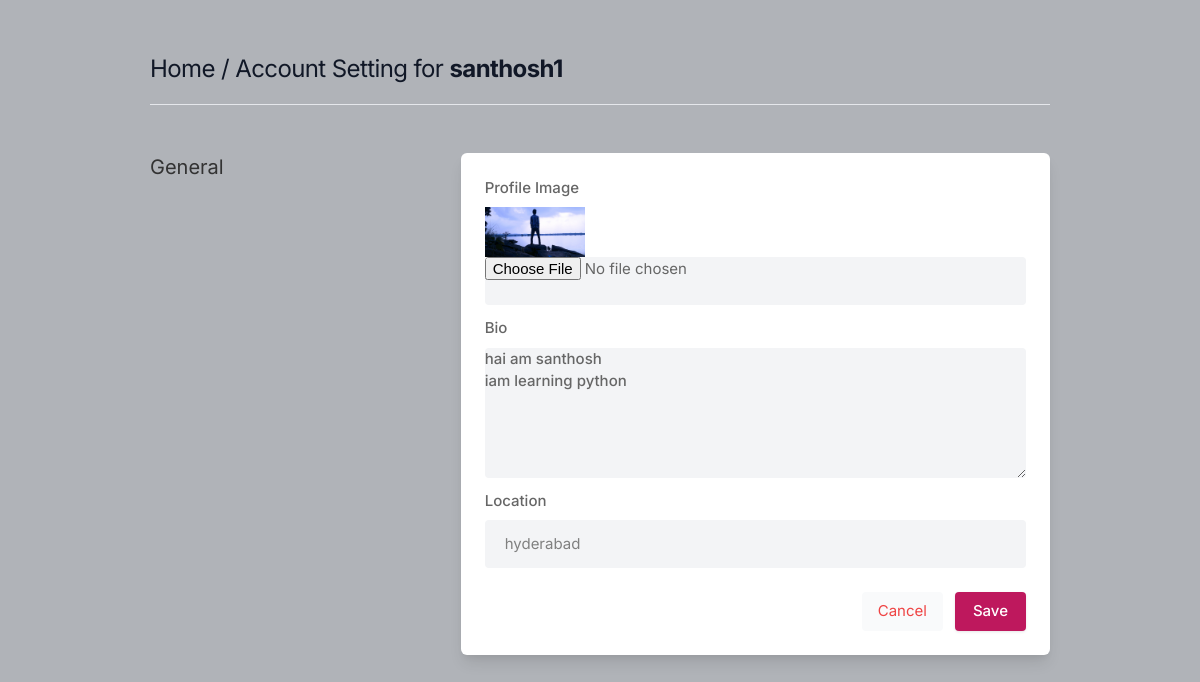
Screenshot of /settings (signed in) with the database file from the repository.
### chat_app/models.py (models this page shows, shortened)
class Profile(models.Model):
    user = models.ForeignKey(User, on_delete=models.CASCADE)
    id_user = models.IntegerField()
    bio = models.TextField(blank=True)
    profileimg = models.ImageField(upload_to='profile_images', default='blank-profile-picture.png')
    location = models.CharField(max_length=100, blank=True)

### chat_app/views.py (the view, shortened to what this page needs)
# urls.py: path('settings', views.settings, name='settings'),
@login_required(login_url='signin')
def settings(request):
    user_profile = Profile.objects.get(user=request.user)
    return render(request, 'setting.html', {'user_profile': user_profile})

### templates/setting.html (shortened to what this page needs)
{% load static %}
<!DOCTYPE html>
<html lang="en">
<head>
    <link rel="stylesheet" href="{% static 'assets/css/icons.css' %}">
    <link rel="stylesheet" href="{% static 'assets/css/uikit.css' %}">
    <link rel="stylesheet" href="{% static 'assets/css/style.css' %}">
    <link rel="stylesheet" href="{% static 'assets/css/tailwind.css' %}">
</head>
<body>
            <div class="container m-auto">
                <h1 class="text-2xl leading-none text-gray-900 tracking-tight mt-3"><a href="/">Home</a> / Account Setting for <b>{{user.username}}</b> </h1>
                <br>
                <hr>
                <div class="grid lg:grid-cols-3 mt-12 gap-8">
                    <div>
                        <h3 class="text-xl mb-2"> General</h3>
                    </div>
                    <div class="bg-white rounded-md lg:shadow-lg shadow col-span-2">
                    <form action="" method="POST" enctype="multipart/form-data">
                       <div class="grid grid-cols-2 gap-3 lg:p-6 p-4">
                            <div class="col-span-2">
                                <label for=""> Profile Image</label>
                                <img width="100" height="100" src="{{user_profile.profileimg.url}}" />
                                <input type="file" name="image" value="" class="shadow-none bg-gray-100">
                            </div>
                            <div class="col-span-2">
                                <label for="about">Bio</label>
                                <textarea id="about" name="bio" rows="3"  class="shadow-none bg-gray-100">{{user_profile.bio}}</textarea>
                            </div>
                            <div class="col-span-2">
                                <label for=""> Location</label>
                                <input type="text" name="location" value="{{user_profile.location}}" class="shadow-none bg-gray-100">
                            </div>
                       </div>
                       <div class="bg-gray-10 p-6 pt-0 flex justify-end space-x-3">
                           <button class="p-2 px-4 rounded bg-gray-50 text-red-500"> <a href="/">Cancel</a> </button>
                           <button type="submit" class="button bg-blue-700"> Save </button>
                       </div>
                    </form>
                    </div>
                    </div>
                    <br>
                </div>
</body>
</html>

### static/assets/css/style.css (style rules this page uses)
body { background-color: #B0B3B8!important; }
button { vertical-align: middle; }
span.button, button.button { background-color: #be185d; top: 0; color: #fff; position: relative; padding: 8px 18px; line-height: 22px; position: relative; font-weight: 500; font-size: 15px; display: inline-block; -webkit-transition: all 0.2s ease-in-out; transition: all 0.2s ease-in-out; cursor: pointer; overflow: hidden; border: none; border-radius: 4px; -webkit-box-shadow: 0 1px 3px rgba(0, 0, 0, 0.1); box-shadow: 0 1px 3px rgba(0, 0, 0, 0.1); }
input { height: 48px; line-height: 48px; padding: 0 20px; outline: none; font-size: 15px; color: #808080; max-width: 100%; width: 100%; -webkit-box-sizing: border-box; box-sizing: border-box; display: block; font-weight: 400; opacity: 1; border-radius: 4px; border: none; -webkit-box-shadow: 0 1px 4px 0px rgba(0, 0, 0, 0.12); box-shadow: 0 1px 4px 0px rgba(0, 0, 0, 0.12); }
input[type="text"], input[type="password"], input[type="email"], input[type="number"] { height: 48px; line-height: 48px; padding: 0 20px; outline: none; font-size: 15px; color: #808080; max-width: 100%; width: 100%; -webkit-box-sizing: border-box; box-sizing: border-box; display: block; font-weight: 400; opacity: 1; border-radius: 4px; border: none; -webkit-box-shadow: 0 1px 4px 0px rgba(0, 0, 0, 0.12); box-shadow: 0 1px 4px 0px rgba(0, 0, 0, 0.12); }
textarea { height: 48px; line-height: 48px; padding: 0 20px; outline: none; font-size: 15px; color: #808080; margin: 0 0 16px 0; max-width: 100%; width: 100%; -webkit-box-sizing: border-box; box-sizing: border-box; display: block; background-color: #fff; font-weight: 500; opacity: 1; border-radius: 4px; border: none; -webkit-box-shadow: 0 1px 4px 0px rgba(0, 0, 0, 0.12); box-shadow: 0 1px 4px 0px rgba(0, 0, 0, 0.12); }
input { -webkit-transition: all 0.1s ease-in-out; transition: all 0.1s ease-in-out; }
::placeholder { color: #808080; opacity: 1; }
textarea { height: auto; line-height: 27px; padding: 20px; min-height: 130px; -webkit-transition: none !important; transition: none !important; min-width: 100%; }
label, legend { display: block; font-weight: bold; font-size: 15px; font-weight: 500; margin-bottom: 8px; }
button { border: none; margin: 0; padding: 0; width: auto; overflow: visible; background: transparent; color: inherit; font: inherit; line-height: normal; cursor: pointer; }
a { color: #be185d; -webkit-transition: 0.3s; transition: 0.3s; outline: none !important; }
button { outline: none !important; }
img { max-width: 100%; }
body { color: #666; font-size: 15px; line-height: 27px; background-color: #f0f2f5; font-family: "Inter", sans-serif; text-transform: none; }
h1, h2, h3, h4, h5, h6 { font-family: "Inter", sans-serif; text-transform: none; }
input[type="text"], input[type="password"], input[type="email"] { font-family: "Inter", sans-serif; text-transform: none; }
textarea, select { font-family: "Inter", sans-serif; text-transform: none; }
button, body .pac-container { font-family: "Inter", sans-serif; text-transform: none; }
h1, h2, h3, h4, h5, h6 { color: #333; font-weight: 500; margin: 0; padding: 0; }
h1 { font-size: 32px; }
h3 { font-size: 22px; }
b, strong { font-weight: 700 !important; }
@media (min-width: 1024px) { .container { max-width: 900px !important; padding-top: 45px; } }
.shadow-none { -webkit-box-shadow: none !important; box-shadow: none !important; }

### rows the page displays
Profile: profileimg (picture), bio "hai am santhosh iam learning python", location "hyderabad"

### other values shown
{{ user.username }} "santhosh1"
